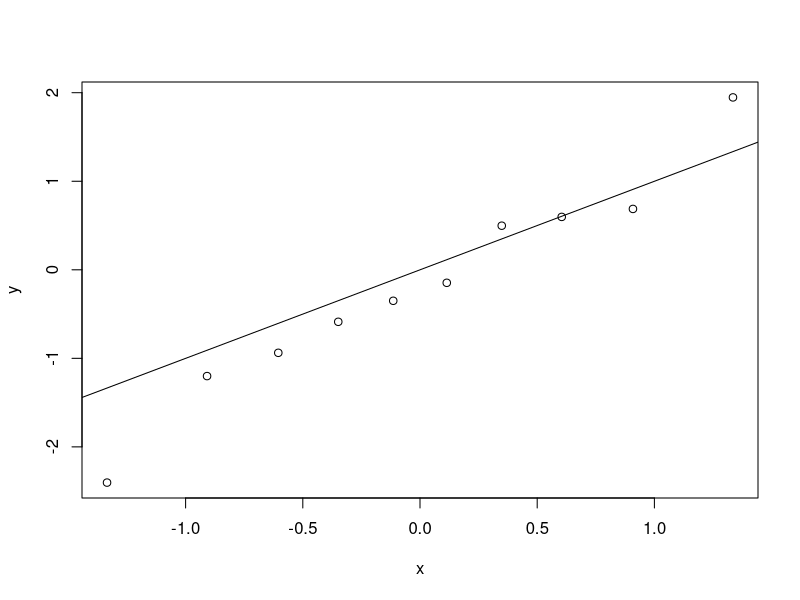
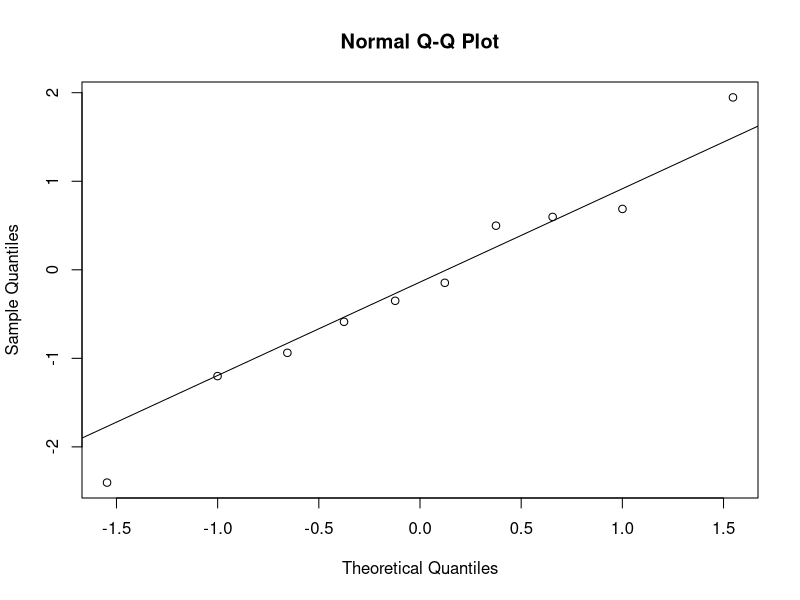
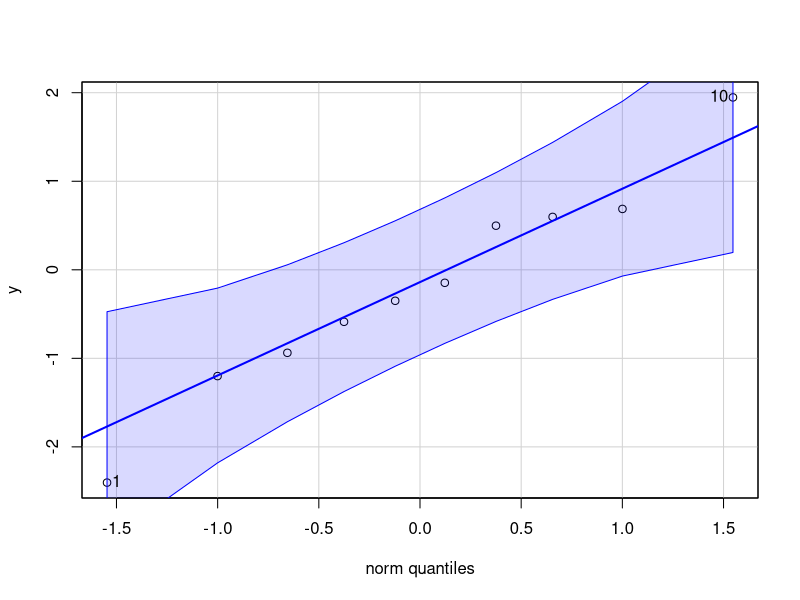

Generate these figures, in order, with R:
# Slide 12
# QQ plot
#
# y is the data being considered evaluated
# x is the normally distributed data being used as a reference

n <- 10  # Try different sample sizes
y <- rnorm(n)
# y <- rexp(n)  # could try other distributions

# Order / sort the values
y <- sort(y)

# P(Z < zi) = i / (n + 1)
# x represents probabilities (0, 1)
# BUT zero and one are not included
x <- 1:length(y) / (length(y) + 1)

# Convert the x values (probabilities) to x axis locations
x <- qnorm(x)

# Our crude version of a QQ plot
plot(y ~ x)

# intercept of zero, slope of one
# crude, probability not the best fit
abline(coef = 0:1)

# built in functions to do this
# compare with above
qqnorm(y) # plot the QQ-plot
qqline(y) # add the line to the plot showing Normality

# better version
# An alternative is to use the car add-on library:
library(car)
qqPlot(y) # plot a QQ-plot with a line


# Slide 17
# Standardising data
s <- rnorm(100, 12, 7)
#s <- rexp(100, 10)  # try another distribution

mean(s); sd(s)  # not zero mean and not sd of 1

z <- (s - mean(s)) / sd(s)  # Standardise
mean(z); sd(z)  # now zero mean and sd = 1; approximately


# Slide 26
df <- read.csv('birthwt.csv')

aggregate(df$bwt, list(df$smoke), length)
aggregate(df$bwt, list(df$smoke), mean)
aggregate(df$bwt, list(df$smoke), sd)

# or
aggregate(bwt ~ smoke, df, sd)


# Assuming equal variances in the populations
t.test(df$bwt ~ df$smoke, var.equal = TRUE,
       alternative = 't')  # H1: mu1 <> mu2
t.test(df$bwt ~ df$smoke, var.equal = TRUE,
       alternative = 'l')  # H1: mu1 < mu2
t.test(df$bwt ~ df$smoke, var.equal = TRUE,
       alternative = 'g')  # H1: mu1 > mu2


# Slide 34
# Using a t distribution
# Getting x axis value (t statistic)
# for a probability of 2.5% and df of 10

# from the left
qt(0.025, 10)

# from the right, same absolute value due to symmetry
qt(1 - 0.025, 10)


# Slide 36
# Using a t distribution
# Finding the probability for a standardised
# t statistic and given df
#
# t =  -2.228; df = 10
pt(-2.228, 10) # 2.5% as expected
